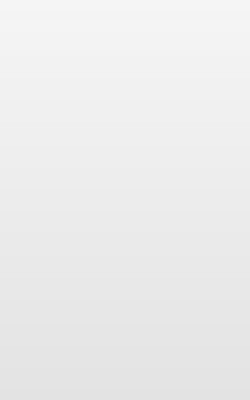
<?xml version="1.0" encoding="UTF-8"?>
<ui version="4.0">
 <class>GroupBrowserWidget</class>
 <widget class="QWidget" name="GroupBrowserWidget">
  <property name="geometry">
   <rect>
    <x>0</x>
    <y>0</y>
    <width>250</width>
    <height>400</height>
   </rect>
  </property>
  <layout class="QHBoxLayout" name="horizontalLayout">
   <property name="margin">
    <number>0</number>
   </property>
   <item>
    <widget class="QTreeWidget" name="treeBrowser">
     <property name="sizePolicy">
      <sizepolicy hsizetype="Preferred" vsizetype="Expanding">
       <horstretch>0</horstretch>
       <verstretch>0</verstretch>
      </sizepolicy>
     </property>
     <property name="contextMenuPolicy">
      <enum>Qt::CustomContextMenu</enum>
     </property>
     <property name="styleSheet">
      <string notr="true">#treeBrowser
{
	background: qlineargradient(spread:pad, x1:0, y1:0, x2:0, y2:1, stop:0 #f5f5f5, stop:1 #e3e3e3);
	border: 0;
}

#MainWindow:focus #treeBrowser
{
	background: qlineargradient(spread:pad, x1:0, y1:0, x2:0, y2:1, stop:0 #e6eaef, stop:1 #d1d8e4);
}</string>
     </property>
     <property name="selectionMode">
      <enum>QAbstractItemView::ExtendedSelection</enum>
     </property>
     <property name="sortingEnabled">
      <bool>true</bool>
     </property>
     <attribute name="headerVisible">
      <bool>false</bool>
     </attribute>
     <column>
      <property name="text">
       <string notr="true">Groups</string>
      </property>
     </column>
    </widget>
   </item>
  </layout>
 </widget>
 <tabstops>
  <tabstop>treeBrowser</tabstop>
 </tabstops>
 <resources/>
 <connections/>
</ui>
